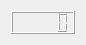
<?xml version="1.0" encoding="UTF-8"?>
<ui version="4.0">
 <class>pollution_widget</class>
 <widget class="QWidget" name="pollution_widget">
  <property name="geometry">
   <rect>
    <x>0</x>
    <y>0</y>
    <width>82</width>
    <height>41</height>
   </rect>
  </property>
  <property name="windowTitle">
   <string>Form</string>
  </property>
  <layout class="QVBoxLayout" name="verticalLayout">
   <item>
    <widget class="QLCDNumber" name="lcdNumber"/>
   </item>
  </layout>
 </widget>
 <resources/>
 <connections/>
</ui>
